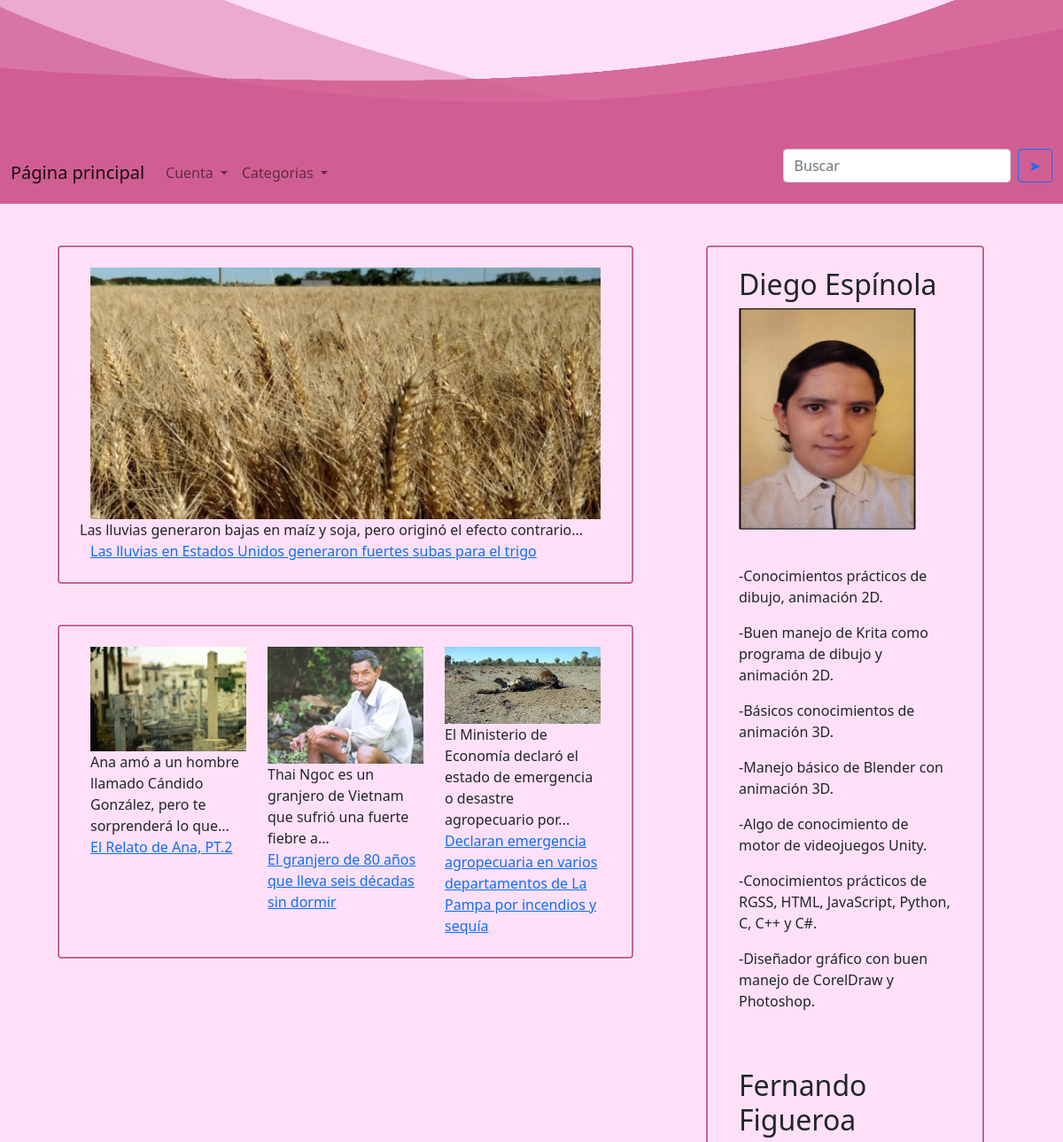
Before: / (upper part) with the older database file.
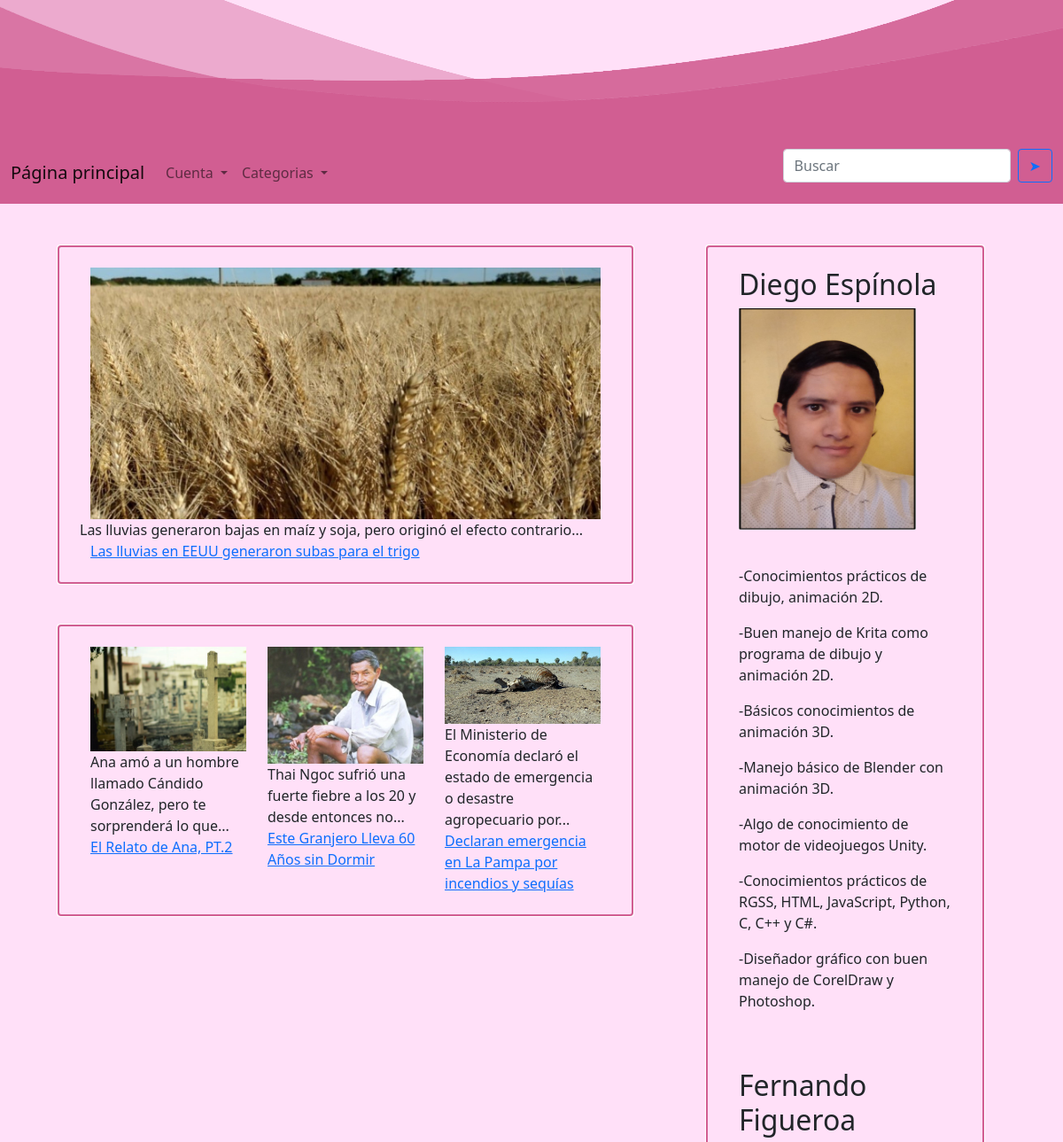
After: the same page with the newer database file.
### app.py (models this page shows)
class Noticia(db.Model):
    __tablename__ = "Noticias"
    id = db.Column(db.Integer, primary_key=True)
    titulo = db.Column(db.String(100), nullable=False)
    imagen = db.Column(db.String(120), nullable=False)
    subtitulo = db.Column(db.String(500), nullable=False)
    resaltado = db.Column(db.String(1000), nullable=False)
    columna1 = db.Column(db.String(3000), nullable=False)
    columna2 = db.Column(db.String(3000), nullable=False)
    categoria = db.Column(db.String(20), nullable=False)

### app.py (the view)
@app.route('/')
def index():
    tamano = db.session.query(Noticia).count()+1
    noticias = Noticia.query.all()
    lista_ultimas = []
    for noticia in noticias:
        if noticia.id >= (tamano - 4):
            lista_ultimas.append(noticia)
    return render_template('index.html', noticias=lista_ultimas, tamano=tamano)

### app.py (called while the page is built)
def resumirSubtitulo(noticia):
    i = 0
    maximoPalabras = 12
    resumido = ''
    for caracter in noticia.subtitulo:
        if (caracter == ' '):
            i +=1
        if (i <= maximoPalabras):
            resumido += caracter
        if (i > maximoPalabras):
            break
    return resumido

### templates/index.html (shortened to what this page needs)
{% extends "navbar.html" %}
{% block head %}
{{ super() }}
{% endblock %}
{% block body %}
{{super()}}
<div class="container">
    <div class="row no-outline-row align-items-start">
        <div class="col-md-8">
            {% for noticia in noticias  %}
                {% if noticia.id == (tamano-1) %}
                <div class="row" data-aos="fade-up"><img class="news-img" src= '/static/img/{{noticia.imagen}}' >
                    {{ resumirSubtitulo(noticia) }}...
                    <br>
                    <a href="{{url_for('ir_a_noticia',id=(noticia.id))}}">{{ noticia.titulo }}</a>
                </div>
             {% endif %}
             {% endfor %}
                <div class="row" data-aos="fade-up">
            {% for noticia in noticias  %}
                {% if noticia.id != (tamano-1) %}
                <div class="col"><img class="news-img" src= '/static/img/{{noticia.imagen}}'>
                    {{ resumirSubtitulo(noticia) }}...
                    <br>
                    <a href="{{url_for('ir_a_noticia',id=(noticia.id))}}">{{ noticia.titulo }}</a>
                </div>
                {% endif %}
            {% endfor %}
        </div>
    </div>
    <div class="col-md-4" data-aos="fade-up">
        <div class="row small-row">
            <div class="info-column">
                <h2>Diego Espínola</h2>
                <form>
                    <img class="mb-4" src="../static/img/diego.jpg" alt="500" width="200" height="250">
                </form>
                <p>-Conocimientos prácticos de dibujo, animación 2D.</p>
                <p>-Buen manejo de Krita como programa de dibujo y animación 2D.</p>
                <p>-Básicos conocimientos de animación 3D.</p>
                <p>-Manejo básico de Blender con animación 3D.</p>
                <p>-Algo de conocimiento de motor de videojuegos Unity.</p>
                <p>-Conocimientos prácticos de RGSS, HTML, JavaScript, Python, C, C++ y C#.</p>
                <p>-Diseñador gráfico con buen manejo de CorelDraw y Photoshop.</p>
                <br>
                <br>
            </div>
            <div class="info-column">
                <h2>Fernando Figueroa</h2>
            </div>
        </div>
    </div>
</div>
{% endblock %}

Changed rows visible on the page:
changed Noticia "Las lluvias generaron bajas en maíz y soja, pero originó el efecto contrario": titulo "Las lluvias en Estados Unidos generaron fuertes subas para el trigo" → "Las lluvias en EEUU generaron subas para el trigo"
changed Noticia: subtitulo "Thai Ngoc es un granjero de Vietnam que sufrió una fuerte fiebre a" → "Thai Ngoc sufrió una fuerte fiebre a los 20 y desde entonces no"; titulo "El granjero de 80 años que lleva seis décadas sin dormir" → "Este Granjero Lleva 60 Años sin Dormir"
changed Noticia: titulo "Declaran emergencia agropecuaria en varios departamentos de La Pampa por incendios y sequía" → "Declaran emergencia en La Pampa por incendios y sequías"
